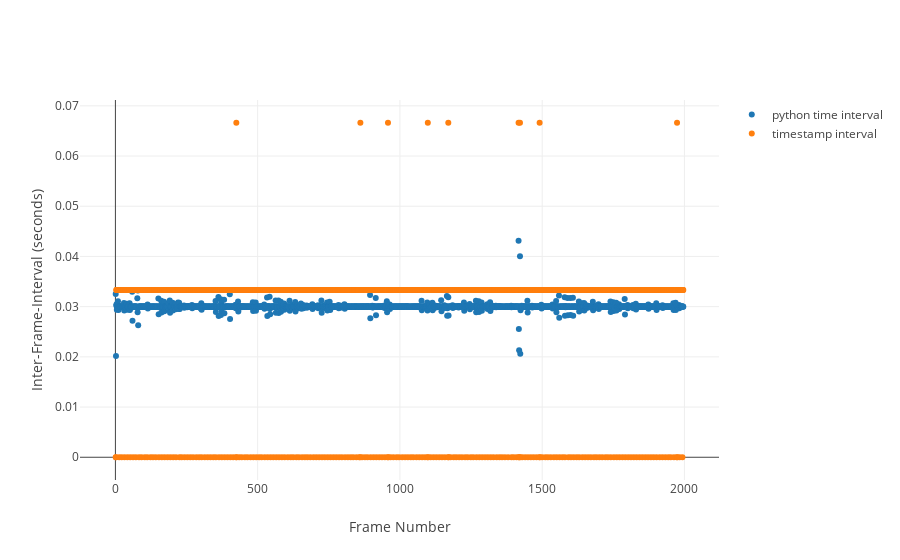

The code cell stored with this chart in its notebook:
### Code cell
# microseconds into video recording (when event was logged)
timestampInterval = np.diff( frame_df['str'].astype(float).values ) / 1000 / 1000
# python time the event was logged
timeInterval = np.diff( frame_df['secondsSinceStart'].astype(float).values )
#
frameNumber = frame_df['value'].astype(int).values

timestampData = {
        'x': frameNumber, 
        'y': timestampInterval, 
        'text': '', 
        'mode': 'markers', 
        'name': 'timestamp interval'
    }

timeData = {
        'x': frameNumber, 
        'y': timeInterval, 
        'text': '', 
        'mode': 'markers', 
        'name': 'python time interval'
    }

fig = {
    'data': [timeData, timestampData],
    'layout': {
        'xaxis': {'title': 'Frame Number'},
        'yaxis': {'title': "Inter-Frame-Interval (seconds)"}
    }
}

iplot(fig, filename='pandas/multiple-scatter')

### Figure 1 — Plotly figure (JSON) as saved in the notebook; plotly's stock layout.template omitted (floating-point values rounded to 4 significant figures; data arrays with more than 128 entries replaced by an {"elided": "..."} marker saying what was removed)
{"data": [{"mode": "markers", "name": "python time interval", "text": "", "x": {"elided": "1997 int values"}, "y": {"elided": "1996 float values"}}, {"mode": "markers", "name": "timestamp interval", "text": "", "x": {"elided": "1997 int values"}, "y": {"elided": "1996 float values"}}], "layout": {"xaxis": {"title": "Frame Number"}, "yaxis": {"title": "Inter-Frame-Interval (seconds)"}}}
